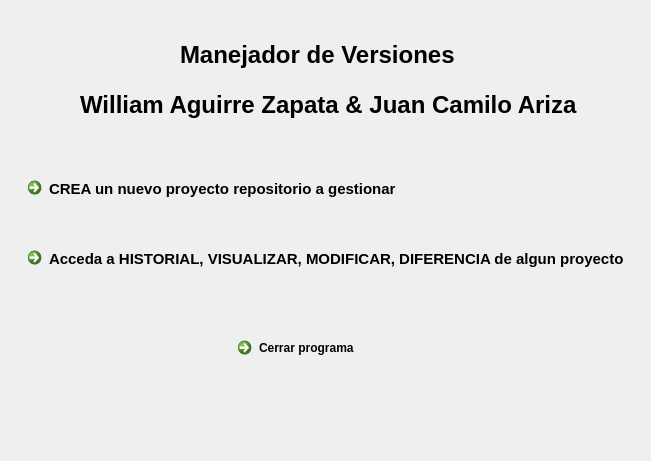
<?xml version="1.0" encoding="UTF-8"?>
<ui version="4.0">
 <class>Controlador</class>
 <widget class="QMainWindow" name="Controlador">
  <property name="geometry">
   <rect>
    <x>0</x>
    <y>0</y>
    <width>651</width>
    <height>461</height>
   </rect>
  </property>
  <property name="windowTitle">
   <string>Manejador de Versiones - Ariza y William</string>
  </property>
  <widget class="QWidget" name="centralWidget">
   <widget class="QLabel" name="label">
    <property name="geometry">
     <rect>
      <x>0</x>
      <y>0</y>
      <width>651</width>
      <height>461</height>
     </rect>
    </property>
    <property name="text">
     <string/>
    </property>
    <property name="pixmap">
     <pixmap resource="img.qrc">:/645.jpg</pixmap>
    </property>
    <property name="scaledContents">
     <bool>true</bool>
    </property>
   </widget>
   <widget class="QCommandLinkButton" name="BotonCrear">
    <property name="enabled">
     <bool>true</bool>
    </property>
    <property name="geometry">
     <rect>
      <x>20</x>
      <y>170</y>
      <width>591</width>
      <height>41</height>
     </rect>
    </property>
    <property name="palette">
     <palette>
      <active>
       <colorrole role="WindowText">
        <brush brushstyle="SolidPattern">
         <color alpha="255">
          <red>255</red>
          <green>255</green>
          <blue>255</blue>
         </color>
        </brush>
       </colorrole>
       <colorrole role="Button">
        <brush brushstyle="SolidPattern">
         <color alpha="255">
          <red>0</red>
          <green>0</green>
          <blue>0</blue>
         </color>
        </brush>
       </colorrole>
       <colorrole role="Light">
        <brush brushstyle="SolidPattern">
         <color alpha="255">
          <red>0</red>
          <green>0</green>
          <blue>0</blue>
         </color>
        </brush>
       </colorrole>
       <colorrole role="Midlight">
        <brush brushstyle="SolidPattern">
         <color alpha="255">
          <red>0</red>
          <green>0</green>
          <blue>0</blue>
         </color>
        </brush>
       </colorrole>
       <colorrole role="Dark">
        <brush brushstyle="SolidPattern">
         <color alpha="255">
          <red>0</red>
          <green>0</green>
          <blue>0</blue>
         </color>
        </brush>
       </colorrole>
       <colorrole role="Mid">
        <brush brushstyle="SolidPattern">
         <color alpha="255">
          <red>0</red>
          <green>0</green>
          <blue>0</blue>
         </color>
        </brush>
       </colorrole>
       <colorrole role="Text">
        <brush brushstyle="SolidPattern">
         <color alpha="255">
          <red>255</red>
          <green>255</green>
          <blue>255</blue>
         </color>
        </brush>
       </colorrole>
       <colorrole role="BrightText">
        <brush brushstyle="SolidPattern">
         <color alpha="255">
          <red>255</red>
          <green>255</green>
          <blue>255</blue>
         </color>
        </brush>
       </colorrole>
       <colorrole role="ButtonText">
        <brush brushstyle="SolidPattern">
         <color alpha="255">
          <red>0</red>
          <green>0</green>
          <blue>0</blue>
         </color>
        </brush>
       </colorrole>
       <colorrole role="Base">
        <brush brushstyle="SolidPattern">
         <color alpha="255">
          <red>0</red>
          <green>0</green>
          <blue>0</blue>
         </color>
        </brush>
       </colorrole>
       <colorrole role="Window">
        <brush brushstyle="SolidPattern">
         <color alpha="255">
          <red>0</red>
          <green>0</green>
          <blue>0</blue>
         </color>
        </brush>
       </colorrole>
       <colorrole role="Shadow">
        <brush brushstyle="SolidPattern">
         <color alpha="255">
          <red>0</red>
          <green>0</green>
          <blue>0</blue>
         </color>
        </brush>
       </colorrole>
       <colorrole role="AlternateBase">
        <brush brushstyle="SolidPattern">
         <color alpha="255">
          <red>0</red>
          <green>0</green>
          <blue>0</blue>
         </color>
        </brush>
       </colorrole>
       <colorrole role="ToolTipBase">
        <brush brushstyle="SolidPattern">
         <color alpha="255">
          <red>255</red>
          <green>255</green>
          <blue>220</blue>
         </color>
        </brush>
       </colorrole>
       <colorrole role="ToolTipText">
        <brush brushstyle="SolidPattern">
         <color alpha="255">
          <red>0</red>
          <green>0</green>
          <blue>0</blue>
         </color>
        </brush>
       </colorrole>
      </active>
      <inactive>
       <colorrole role="WindowText">
        <brush brushstyle="SolidPattern">
         <color alpha="255">
          <red>255</red>
          <green>255</green>
          <blue>255</blue>
         </color>
        </brush>
       </colorrole>
       <colorrole role="Button">
        <brush brushstyle="SolidPattern">
         <color alpha="255">
          <red>0</red>
          <green>0</green>
          <blue>0</blue>
         </color>
        </brush>
       </colorrole>
       <colorrole role="Light">
        <brush brushstyle="SolidPattern">
         <color alpha="255">
          <red>0</red>
          <green>0</green>
          <blue>0</blue>
         </color>
        </brush>
       </colorrole>
       <colorrole role="Midlight">
        <brush brushstyle="SolidPattern">
         <color alpha="255">
          <red>0</red>
          <green>0</green>
          <blue>0</blue>
         </color>
        </brush>
       </colorrole>
       <colorrole role="Dark">
        <brush brushstyle="SolidPattern">
         <color alpha="255">
          <red>0</red>
          <green>0</green>
          <blue>0</blue>
         </color>
        </brush>
       </colorrole>
       <colorrole role="Mid">
        <brush brushstyle="SolidPattern">
         <color alpha="255">
          <red>0</red>
          <green>0</green>
          <blue>0</blue>
         </color>
        </brush>
       </colorrole>
       <colorrole role="Text">
        <brush brushstyle="SolidPattern">
         <color alpha="255">
          <red>255</red>
          <green>255</green>
          <blue>255</blue>
         </color>
        </brush>
       </colorrole>
       <colorrole role="BrightText">
        <brush brushstyle="SolidPattern">
         <color alpha="255">
          <red>255</red>
          <green>255</green>
          <blue>255</blue>
         </color>
        </brush>
       </colorrole>
       <colorrole role="ButtonText">
        <brush brushstyle="SolidPattern">
         <color alpha="255">
          <red>0</red>
          <green>0</green>
          <blue>0</blue>
         </color>
        </brush>
       </colorrole>
       <colorrole role="Base">
        <brush brushstyle="SolidPattern">
         <color alpha="255">
          <red>0</red>
          <green>0</green>
          <blue>0</blue>
         </color>
        </brush>
       </colorrole>
       <colorrole role="Window">
        <brush brushstyle="SolidPattern">
         <color alpha="255">
          <red>0</red>
          <green>0</green>
          <blue>0</blue>
         </color>
        </brush>
       </colorrole>
       <colorrole role="Shadow">
        <brush brushstyle="SolidPattern">
         <color alpha="255">
          <red>0</red>
          <green>0</green>
          <blue>0</blue>
         </color>
        </brush>
       </colorrole>
       <colorrole role="AlternateBase">
        <brush brushstyle="SolidPattern">
         <color alpha="255">
          <red>0</red>
          <green>0</green>
          <blue>0</blue>
         </color>
        </brush>
       </colorrole>
       <colorrole role="ToolTipBase">
        <brush brushstyle="SolidPattern">
         <color alpha="255">
          <red>255</red>
          <green>255</green>
          <blue>220</blue>
         </color>
        </brush>
       </colorrole>
       <colorrole role="ToolTipText">
        <brush brushstyle="SolidPattern">
         <color alpha="255">
          <red>0</red>
          <green>0</green>
          <blue>0</blue>
         </color>
        </brush>
       </colorrole>
      </inactive>
      <disabled>
       <colorrole role="WindowText">
        <brush brushstyle="SolidPattern">
         <color alpha="255">
          <red>0</red>
          <green>0</green>
          <blue>0</blue>
         </color>
        </brush>
       </colorrole>
       <colorrole role="Button">
        <brush brushstyle="SolidPattern">
         <color alpha="255">
          <red>0</red>
          <green>0</green>
          <blue>0</blue>
         </color>
        </brush>
       </colorrole>
       <colorrole role="Light">
        <brush brushstyle="SolidPattern">
         <color alpha="255">
          <red>0</red>
          <green>0</green>
          <blue>0</blue>
         </color>
        </brush>
       </colorrole>
       <colorrole role="Midlight">
        <brush brushstyle="SolidPattern">
         <color alpha="255">
          <red>0</red>
          <green>0</green>
          <blue>0</blue>
         </color>
        </brush>
       </colorrole>
       <colorrole role="Dark">
        <brush brushstyle="SolidPattern">
         <color alpha="255">
          <red>0</red>
          <green>0</green>
          <blue>0</blue>
         </color>
        </brush>
       </colorrole>
       <colorrole role="Mid">
        <brush brushstyle="SolidPattern">
         <color alpha="255">
          <red>0</red>
          <green>0</green>
          <blue>0</blue>
         </color>
        </brush>
       </colorrole>
       <colorrole role="Text">
        <brush brushstyle="SolidPattern">
         <color alpha="255">
          <red>0</red>
          <green>0</green>
          <blue>0</blue>
         </color>
        </brush>
       </colorrole>
       <colorrole role="BrightText">
        <brush brushstyle="SolidPattern">
         <color alpha="255">
          <red>255</red>
          <green>255</green>
          <blue>255</blue>
         </color>
        </brush>
       </colorrole>
       <colorrole role="ButtonText">
        <brush brushstyle="SolidPattern">
         <color alpha="255">
          <red>0</red>
          <green>0</green>
          <blue>0</blue>
         </color>
        </brush>
       </colorrole>
       <colorrole role="Base">
        <brush brushstyle="SolidPattern">
         <color alpha="255">
          <red>0</red>
          <green>0</green>
          <blue>0</blue>
         </color>
        </brush>
       </colorrole>
       <colorrole role="Window">
        <brush brushstyle="SolidPattern">
         <color alpha="255">
          <red>0</red>
          <green>0</green>
          <blue>0</blue>
         </color>
        </brush>
       </colorrole>
       <colorrole role="Shadow">
        <brush brushstyle="SolidPattern">
         <color alpha="255">
          <red>0</red>
          <green>0</green>
          <blue>0</blue>
         </color>
        </brush>
       </colorrole>
       <colorrole role="AlternateBase">
        <brush brushstyle="SolidPattern">
         <color alpha="255">
          <red>0</red>
          <green>0</green>
          <blue>0</blue>
         </color>
        </brush>
       </colorrole>
       <colorrole role="ToolTipBase">
        <brush brushstyle="SolidPattern">
         <color alpha="255">
          <red>255</red>
          <green>255</green>
          <blue>220</blue>
         </color>
        </brush>
       </colorrole>
       <colorrole role="ToolTipText">
        <brush brushstyle="SolidPattern">
         <color alpha="255">
          <red>0</red>
          <green>0</green>
          <blue>0</blue>
         </color>
        </brush>
       </colorrole>
      </disabled>
     </palette>
    </property>
    <property name="font">
     <font>
      <pointsize>11</pointsize>
      <weight>75</weight>
      <italic>false</italic>
      <bold>true</bold>
      <underline>false</underline>
      <kerning>true</kerning>
     </font>
    </property>
    <property name="cursor">
     <cursorShape>CrossCursor</cursorShape>
    </property>
    <property name="mouseTracking">
     <bool>true</bool>
    </property>
    <property name="tabletTracking">
     <bool>true</bool>
    </property>
    <property name="acceptDrops">
     <bool>false</bool>
    </property>
    <property name="inputMethodHints">
     <set>Qt::ImhNone</set>
    </property>
    <property name="text">
     <string>CREA un nuevo proyecto repositorio a gestionar</string>
    </property>
    <property name="shortcut">
     <string/>
    </property>
    <property name="checkable">
     <bool>true</bool>
    </property>
    <property name="checked">
     <bool>false</bool>
    </property>
    <property name="autoRepeat">
     <bool>false</bool>
    </property>
    <property name="autoExclusive">
     <bool>false</bool>
    </property>
   </widget>
   <widget class="QCommandLinkButton" name="BotonCerrar">
    <property name="geometry">
     <rect>
      <x>230</x>
      <y>330</y>
      <width>171</width>
      <height>41</height>
     </rect>
    </property>
    <property name="palette">
     <palette>
      <active>
       <colorrole role="WindowText">
        <brush brushstyle="SolidPattern">
         <color alpha="255">
          <red>255</red>
          <green>255</green>
          <blue>255</blue>
         </color>
        </brush>
       </colorrole>
       <colorrole role="Button">
        <brush brushstyle="SolidPattern">
         <color alpha="255">
          <red>0</red>
          <green>0</green>
          <blue>0</blue>
         </color>
        </brush>
       </colorrole>
       <colorrole role="Light">
        <brush brushstyle="SolidPattern">
         <color alpha="255">
          <red>0</red>
          <green>0</green>
          <blue>0</blue>
         </color>
        </brush>
       </colorrole>
       <colorrole role="Midlight">
        <brush brushstyle="SolidPattern">
         <color alpha="255">
          <red>0</red>
          <green>0</green>
          <blue>0</blue>
         </color>
        </brush>
       </colorrole>
       <colorrole role="Dark">
        <brush brushstyle="SolidPattern">
         <color alpha="255">
          <red>0</red>
          <green>0</green>
          <blue>0</blue>
         </color>
        </brush>
       </colorrole>
       <colorrole role="Mid">
        <brush brushstyle="SolidPattern">
         <color alpha="255">
          <red>0</red>
          <green>0</green>
          <blue>0</blue>
         </color>
        </brush>
       </colorrole>
       <colorrole role="Text">
        <brush brushstyle="SolidPattern">
         <color alpha="255">
          <red>0</red>
          <green>0</green>
          <blue>0</blue>
         </color>
        </brush>
       </colorrole>
       <colorrole role="BrightText">
        <brush brushstyle="SolidPattern">
         <color alpha="255">
          <red>255</red>
          <green>255</green>
          <blue>255</blue>
         </color>
        </brush>
       </colorrole>
       <colorrole role="ButtonText">
        <brush brushstyle="SolidPattern">
         <color alpha="255">
          <red>0</red>
          <green>0</green>
          <blue>0</blue>
         </color>
        </brush>
       </colorrole>
       <colorrole role="Base">
        <brush brushstyle="SolidPattern">
         <color alpha="255">
          <red>0</red>
          <green>0</green>
          <blue>0</blue>
         </color>
        </brush>
       </colorrole>
       <colorrole role="Window">
        <brush brushstyle="SolidPattern">
         <color alpha="255">
          <red>0</red>
          <green>0</green>
          <blue>0</blue>
         </color>
        </brush>
       </colorrole>
       <colorrole role="Shadow">
        <brush brushstyle="SolidPattern">
         <color alpha="255">
          <red>0</red>
          <green>0</green>
          <blue>0</blue>
         </color>
        </brush>
       </colorrole>
       <colorrole role="Link">
        <brush brushstyle="SolidPattern">
         <color alpha="255">
          <red>170</red>
          <green>0</green>
          <blue>0</blue>
         </color>
        </brush>
       </colorrole>
       <colorrole role="AlternateBase">
        <brush brushstyle="SolidPattern">
         <color alpha="255">
          <red>0</red>
          <green>0</green>
          <blue>0</blue>
         </color>
        </brush>
       </colorrole>
       <colorrole role="ToolTipBase">
        <brush brushstyle="SolidPattern">
         <color alpha="255">
          <red>255</red>
          <green>255</green>
          <blue>220</blue>
         </color>
        </brush>
       </colorrole>
       <colorrole role="ToolTipText">
        <brush brushstyle="SolidPattern">
         <color alpha="255">
          <red>0</red>
          <green>0</green>
          <blue>0</blue>
         </color>
        </brush>
       </colorrole>
      </active>
      <inactive>
       <colorrole role="WindowText">
        <brush brushstyle="SolidPattern">
         <color alpha="255">
          <red>255</red>
          <green>255</green>
          <blue>255</blue>
         </color>
        </brush>
       </colorrole>
       <colorrole role="Button">
        <brush brushstyle="SolidPattern">
         <color alpha="255">
          <red>0</red>
          <green>0</green>
          <blue>0</blue>
         </color>
        </brush>
       </colorrole>
       <colorrole role="Light">
        <brush brushstyle="SolidPattern">
         <color alpha="255">
          <red>0</red>
          <green>0</green>
          <blue>0</blue>
         </color>
        </brush>
       </colorrole>
       <colorrole role="Midlight">
        <brush brushstyle="SolidPattern">
         <color alpha="255">
          <red>0</red>
          <green>0</green>
          <blue>0</blue>
         </color>
        </brush>
       </colorrole>
       <colorrole role="Dark">
        <brush brushstyle="SolidPattern">
         <color alpha="255">
          <red>0</red>
          <green>0</green>
          <blue>0</blue>
         </color>
        </brush>
       </colorrole>
       <colorrole role="Mid">
        <brush brushstyle="SolidPattern">
         <color alpha="255">
          <red>0</red>
          <green>0</green>
          <blue>0</blue>
         </color>
        </brush>
       </colorrole>
       <colorrole role="Text">
        <brush brushstyle="SolidPattern">
         <color alpha="255">
          <red>0</red>
          <green>0</green>
          <blue>0</blue>
         </color>
        </brush>
       </colorrole>
       <colorrole role="BrightText">
        <brush brushstyle="SolidPattern">
         <color alpha="255">
          <red>255</red>
          <green>255</green>
          <blue>255</blue>
         </color>
        </brush>
       </colorrole>
       <colorrole role="ButtonText">
        <brush brushstyle="SolidPattern">
         <color alpha="255">
          <red>0</red>
          <green>0</green>
          <blue>0</blue>
         </color>
        </brush>
       </colorrole>
       <colorrole role="Base">
        <brush brushstyle="SolidPattern">
         <color alpha="255">
          <red>0</red>
          <green>0</green>
          <blue>0</blue>
         </color>
        </brush>
       </colorrole>
       <colorrole role="Window">
        <brush brushstyle="SolidPattern">
         <color alpha="255">
          <red>0</red>
          <green>0</green>
          <blue>0</blue>
         </color>
        </brush>
       </colorrole>
       <colorrole role="Shadow">
        <brush brushstyle="SolidPattern">
         <color alpha="255">
          <red>0</red>
          <green>0</green>
          <blue>0</blue>
         </color>
        </brush>
       </colorrole>
       <colorrole role="Link">
        <brush brushstyle="SolidPattern">
         <color alpha="255">
          <red>170</red>
          <green>0</green>
          <blue>0</blue>
         </color>
        </brush>
       </colorrole>
       <colorrole role="AlternateBase">
        <brush brushstyle="SolidPattern">
         <color alpha="255">
          <red>0</red>
          <green>0</green>
          <blue>0</blue>
         </color>
        </brush>
       </colorrole>
       <colorrole role="ToolTipBase">
        <brush brushstyle="SolidPattern">
         <color alpha="255">
          <red>255</red>
          <green>255</green>
          <blue>220</blue>
         </color>
        </brush>
       </colorrole>
       <colorrole role="ToolTipText">
        <brush brushstyle="SolidPattern">
         <color alpha="255">
          <red>0</red>
          <green>0</green>
          <blue>0</blue>
         </color>
        </brush>
       </colorrole>
      </inactive>
      <disabled>
       <colorrole role="WindowText">
        <brush brushstyle="SolidPattern">
         <color alpha="255">
          <red>0</red>
          <green>0</green>
          <blue>0</blue>
         </color>
        </brush>
       </colorrole>
       <colorrole role="Button">
        <brush brushstyle="SolidPattern">
         <color alpha="255">
          <red>0</red>
          <green>0</green>
          <blue>0</blue>
         </color>
        </brush>
       </colorrole>
       <colorrole role="Light">
        <brush brushstyle="SolidPattern">
         <color alpha="255">
          <red>0</red>
          <green>0</green>
          <blue>0</blue>
         </color>
        </brush>
       </colorrole>
       <colorrole role="Midlight">
        <brush brushstyle="SolidPattern">
         <color alpha="255">
          <red>0</red>
          <green>0</green>
          <blue>0</blue>
         </color>
        </brush>
       </colorrole>
       <colorrole role="Dark">
        <brush brushstyle="SolidPattern">
         <color alpha="255">
          <red>0</red>
          <green>0</green>
          <blue>0</blue>
         </color>
        </brush>
       </colorrole>
       <colorrole role="Mid">
        <brush brushstyle="SolidPattern">
         <color alpha="255">
          <red>0</red>
          <green>0</green>
          <blue>0</blue>
         </color>
        </brush>
       </colorrole>
       <colorrole role="Text">
        <brush brushstyle="SolidPattern">
         <color alpha="255">
          <red>0</red>
          <green>0</green>
          <blue>0</blue>
         </color>
        </brush>
       </colorrole>
       <colorrole role="BrightText">
        <brush brushstyle="SolidPattern">
         <color alpha="255">
          <red>255</red>
          <green>255</green>
          <blue>255</blue>
         </color>
        </brush>
       </colorrole>
       <colorrole role="ButtonText">
        <brush brushstyle="SolidPattern">
         <color alpha="255">
          <red>0</red>
          <green>0</green>
          <blue>0</blue>
         </color>
        </brush>
       </colorrole>
       <colorrole role="Base">
        <brush brushstyle="SolidPattern">
         <color alpha="255">
          <red>0</red>
          <green>0</green>
          <blue>0</blue>
         </color>
        </brush>
       </colorrole>
       <colorrole role="Window">
        <brush brushstyle="SolidPattern">
         <color alpha="255">
          <red>0</red>
          <green>0</green>
          <blue>0</blue>
         </color>
        </brush>
       </colorrole>
       <colorrole role="Shadow">
        <brush brushstyle="SolidPattern">
         <color alpha="255">
          <red>0</red>
          <green>0</green>
          <blue>0</blue>
         </color>
        </brush>
       </colorrole>
       <colorrole role="Link">
        <brush brushstyle="SolidPattern">
         <color alpha="255">
          <red>170</red>
          <green>0</green>
          <blue>0</blue>
         </color>
        </brush>
       </colorrole>
       <colorrole role="AlternateBase">
        <brush brushstyle="SolidPattern">
         <color alpha="255">
          <red>0</red>
          <green>0</green>
          <blue>0</blue>
         </color>
        </brush>
       </colorrole>
       <colorrole role="ToolTipBase">
        <brush brushstyle="SolidPattern">
         <color alpha="255">
          <red>255</red>
          <green>255</green>
          <blue>220</blue>
         </color>
        </brush>
       </colorrole>
       <colorrole role="ToolTipText">
        <brush brushstyle="SolidPattern">
         <color alpha="255">
          <red>0</red>
          <green>0</green>
          <blue>0</blue>
         </color>
        </brush>
       </colorrole>
      </disabled>
     </palette>
    </property>
    <property name="font">
     <font>
      <underline>false</underline>
      <strikeout>false</strikeout>
     </font>
    </property>
    <property name="cursor">
     <cursorShape>CrossCursor</cursorShape>
    </property>
    <property name="text">
     <string>Cerrar programa</string>
    </property>
   </widget>
   <widget class="QLabel" name="label_3">
    <property name="geometry">
     <rect>
      <x>80</x>
      <y>90</y>
      <width>518</width>
      <height>29</height>
     </rect>
    </property>
    <property name="font">
     <font>
      <pointsize>18</pointsize>
      <weight>75</weight>
      <bold>true</bold>
     </font>
    </property>
    <property name="text">
     <string>William Aguirre Zapata &amp; Juan Camilo Ariza</string>
    </property>
   </widget>
   <widget class="QLabel" name="label_2">
    <property name="geometry">
     <rect>
      <x>180</x>
      <y>40</y>
      <width>285</width>
      <height>29</height>
     </rect>
    </property>
    <property name="font">
     <font>
      <pointsize>18</pointsize>
      <weight>75</weight>
      <bold>true</bold>
     </font>
    </property>
    <property name="text">
     <string>Manejador de Versiones</string>
    </property>
   </widget>
   <widget class="QCommandLinkButton" name="BotonModificar">
    <property name="geometry">
     <rect>
      <x>20</x>
      <y>240</y>
      <width>611</width>
      <height>41</height>
     </rect>
    </property>
    <property name="palette">
     <palette>
      <active>
       <colorrole role="WindowText">
        <brush brushstyle="SolidPattern">
         <color alpha="255">
          <red>255</red>
          <green>255</green>
          <blue>255</blue>
         </color>
        </brush>
       </colorrole>
       <colorrole role="Button">
        <brush brushstyle="SolidPattern">
         <color alpha="255">
          <red>0</red>
          <green>0</green>
          <blue>0</blue>
         </color>
        </brush>
       </colorrole>
       <colorrole role="Light">
        <brush brushstyle="SolidPattern">
         <color alpha="255">
          <red>0</red>
          <green>0</green>
          <blue>0</blue>
         </color>
        </brush>
       </colorrole>
       <colorrole role="Midlight">
        <brush brushstyle="SolidPattern">
         <color alpha="255">
          <red>0</red>
          <green>0</green>
          <blue>0</blue>
         </color>
        </brush>
       </colorrole>
       <colorrole role="Dark">
        <brush brushstyle="SolidPattern">
         <color alpha="255">
          <red>0</red>
          <green>0</green>
          <blue>0</blue>
         </color>
        </brush>
       </colorrole>
       <colorrole role="Mid">
        <brush brushstyle="SolidPattern">
         <color alpha="255">
          <red>0</red>
          <green>0</green>
          <blue>0</blue>
         </color>
        </brush>
       </colorrole>
       <colorrole role="Text">
        <brush brushstyle="SolidPattern">
         <color alpha="255">
          <red>0</red>
          <green>0</green>
          <blue>0</blue>
         </color>
        </brush>
       </colorrole>
       <colorrole role="BrightText">
        <brush brushstyle="SolidPattern">
         <color alpha="255">
          <red>255</red>
          <green>255</green>
          <blue>255</blue>
         </color>
        </brush>
       </colorrole>
       <colorrole role="ButtonText">
        <brush brushstyle="SolidPattern">
         <color alpha="255">
          <red>0</red>
          <green>0</green>
          <blue>0</blue>
         </color>
        </brush>
       </colorrole>
       <colorrole role="Base">
        <brush brushstyle="SolidPattern">
         <color alpha="255">
          <red>0</red>
          <green>0</green>
          <blue>0</blue>
         </color>
        </brush>
       </colorrole>
       <colorrole role="Window">
        <brush brushstyle="SolidPattern">
         <color alpha="255">
          <red>0</red>
          <green>0</green>
          <blue>0</blue>
         </color>
        </brush>
       </colorrole>
       <colorrole role="Shadow">
        <brush brushstyle="SolidPattern">
         <color alpha="255">
          <red>0</red>
          <green>0</green>
          <blue>0</blue>
         </color>
        </brush>
       </colorrole>
       <colorrole role="AlternateBase">
        <brush brushstyle="SolidPattern">
         <color alpha="255">
          <red>0</red>
          <green>0</green>
          <blue>0</blue>
         </color>
        </brush>
       </colorrole>
       <colorrole role="ToolTipBase">
        <brush brushstyle="SolidPattern">
         <color alpha="255">
          <red>255</red>
          <green>255</green>
          <blue>220</blue>
         </color>
        </brush>
       </colorrole>
       <colorrole role="ToolTipText">
        <brush brushstyle="SolidPattern">
         <color alpha="255">
          <red>0</red>
          <green>0</green>
          <blue>0</blue>
         </color>
        </brush>
       </colorrole>
      </active>
      <inactive>
       <colorrole role="WindowText">
        <brush brushstyle="SolidPattern">
         <color alpha="255">
          <red>255</red>
          <green>255</green>
          <blue>255</blue>
         </color>
        </brush>
       </colorrole>
       <colorrole role="Button">
        <brush brushstyle="SolidPattern">
         <color alpha="255">
          <red>0</red>
          <green>0</green>
          <blue>0</blue>
         </color>
        </brush>
       </colorrole>
       <colorrole role="Light">
        <brush brushstyle="SolidPattern">
         <color alpha="255">
          <red>0</red>
          <green>0</green>
          <blue>0</blue>
         </color>
        </brush>
       </colorrole>
       <colorrole role="Midlight">
        <brush brushstyle="SolidPattern">
         <color alpha="255">
          <red>0</red>
          <green>0</green>
          <blue>0</blue>
         </color>
        </brush>
       </colorrole>
       <colorrole role="Dark">
        <brush brushstyle="SolidPattern">
         <color alpha="255">
          <red>0</red>
          <green>0</green>
          <blue>0</blue>
         </color>
        </brush>
       </colorrole>
       <colorrole role="Mid">
        <brush brushstyle="SolidPattern">
         <color alpha="255">
          <red>0</red>
          <green>0</green>
          <blue>0</blue>
         </color>
        </brush>
       </colorrole>
       <colorrole role="Text">
        <brush brushstyle="SolidPattern">
         <color alpha="255">
          <red>0</red>
          <green>0</green>
          <blue>0</blue>
         </color>
        </brush>
       </colorrole>
       <colorrole role="BrightText">
        <brush brushstyle="SolidPattern">
         <color alpha="255">
          <red>255</red>
          <green>255</green>
          <blue>255</blue>
         </color>
        </brush>
       </colorrole>
       <colorrole role="ButtonText">
        <brush brushstyle="SolidPattern">
         <color alpha="255">
          <red>0</red>
          <green>0</green>
          <blue>0</blue>
         </color>
        </brush>
       </colorrole>
       <colorrole role="Base">
        <brush brushstyle="SolidPattern">
         <color alpha="255">
          <red>0</red>
          <green>0</green>
          <blue>0</blue>
         </color>
        </brush>
       </colorrole>
       <colorrole role="Window">
        <brush brushstyle="SolidPattern">
         <color alpha="255">
          <red>0</red>
          <green>0</green>
          <blue>0</blue>
         </color>
        </brush>
       </colorrole>
       <colorrole role="Shadow">
        <brush brushstyle="SolidPattern">
         <color alpha="255">
          <red>0</red>
          <green>0</green>
          <blue>0</blue>
         </color>
        </brush>
       </colorrole>
       <colorrole role="AlternateBase">
        <brush brushstyle="SolidPattern">
         <color alpha="255">
          <red>0</red>
          <green>0</green>
          <blue>0</blue>
         </color>
        </brush>
       </colorrole>
       <colorrole role="ToolTipBase">
        <brush brushstyle="SolidPattern">
         <color alpha="255">
          <red>255</red>
          <green>255</green>
          <blue>220</blue>
         </color>
        </brush>
       </colorrole>
       <colorrole role="ToolTipText">
        <brush brushstyle="SolidPattern">
         <color alpha="255">
          <red>0</red>
          <green>0</green>
          <blue>0</blue>
         </color>
        </brush>
       </colorrole>
      </inactive>
      <disabled>
       <colorrole role="WindowText">
        <brush brushstyle="SolidPattern">
         <color alpha="255">
          <red>0</red>
          <green>0</green>
          <blue>0</blue>
         </color>
        </brush>
       </colorrole>
       <colorrole role="Button">
        <brush brushstyle="SolidPattern">
         <color alpha="255">
          <red>0</red>
          <green>0</green>
          <blue>0</blue>
         </color>
        </brush>
       </colorrole>
       <colorrole role="Light">
        <brush brushstyle="SolidPattern">
         <color alpha="255">
          <red>0</red>
          <green>0</green>
          <blue>0</blue>
         </color>
        </brush>
       </colorrole>
       <colorrole role="Midlight">
        <brush brushstyle="SolidPattern">
         <color alpha="255">
          <red>0</red>
          <green>0</green>
          <blue>0</blue>
         </color>
        </brush>
       </colorrole>
       <colorrole role="Dark">
        <brush brushstyle="SolidPattern">
         <color alpha="255">
          <red>0</red>
          <green>0</green>
          <blue>0</blue>
         </color>
        </brush>
       </colorrole>
       <colorrole role="Mid">
        <brush brushstyle="SolidPattern">
         <color alpha="255">
          <red>0</red>
          <green>0</green>
          <blue>0</blue>
         </color>
        </brush>
       </colorrole>
       <colorrole role="Text">
        <brush brushstyle="SolidPattern">
         <color alpha="255">
          <red>0</red>
          <green>0</green>
          <blue>0</blue>
         </color>
        </brush>
       </colorrole>
       <colorrole role="BrightText">
        <brush brushstyle="SolidPattern">
         <color alpha="255">
          <red>255</red>
          <green>255</green>
          <blue>255</blue>
         </color>
        </brush>
       </colorrole>
       <colorrole role="ButtonText">
        <brush brushstyle="SolidPattern">
         <color alpha="255">
          <red>0</red>
          <green>0</green>
          <blue>0</blue>
         </color>
        </brush>
       </colorrole>
       <colorrole role="Base">
        <brush brushstyle="SolidPattern">
         <color alpha="255">
          <red>0</red>
          <green>0</green>
          <blue>0</blue>
         </color>
        </brush>
       </colorrole>
       <colorrole role="Window">
        <brush brushstyle="SolidPattern">
         <color alpha="255">
          <red>0</red>
          <green>0</green>
          <blue>0</blue>
         </color>
        </brush>
       </colorrole>
       <colorrole role="Shadow">
        <brush brushstyle="SolidPattern">
         <color alpha="255">
          <red>0</red>
          <green>0</green>
          <blue>0</blue>
         </color>
        </brush>
       </colorrole>
       <colorrole role="AlternateBase">
        <brush brushstyle="SolidPattern">
         <color alpha="255">
          <red>0</red>
          <green>0</green>
          <blue>0</blue>
         </color>
        </brush>
       </colorrole>
       <colorrole role="ToolTipBase">
        <brush brushstyle="SolidPattern">
         <color alpha="255">
          <red>255</red>
          <green>255</green>
          <blue>220</blue>
         </color>
        </brush>
       </colorrole>
       <colorrole role="ToolTipText">
        <brush brushstyle="SolidPattern">
         <color alpha="255">
          <red>0</red>
          <green>0</green>
          <blue>0</blue>
         </color>
        </brush>
       </colorrole>
      </disabled>
     </palette>
    </property>
    <property name="font">
     <font>
      <pointsize>11</pointsize>
      <weight>75</weight>
      <bold>true</bold>
     </font>
    </property>
    <property name="cursor">
     <cursorShape>CrossCursor</cursorShape>
    </property>
    <property name="text">
     <string>Acceda a HISTORIAL, VISUALIZAR, MODIFICAR, DIFERENCIA de algun proyecto</string>
    </property>
   </widget>
  </widget>
 </widget>
 <layoutdefault spacing="6" margin="11"/>
 <resources>
  <include location="img.qrc"/>
 </resources>
 <connections/>
</ui>
